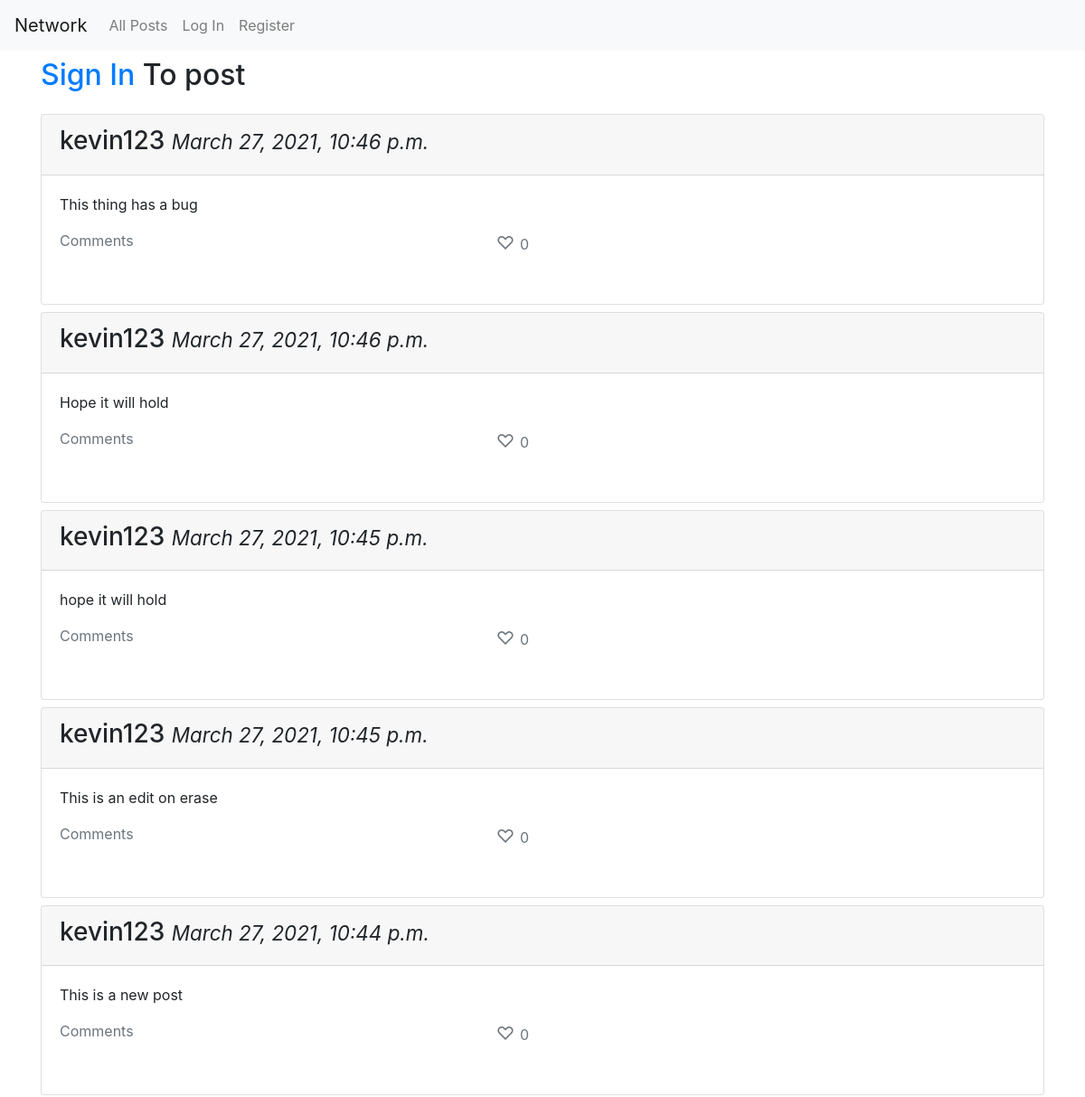
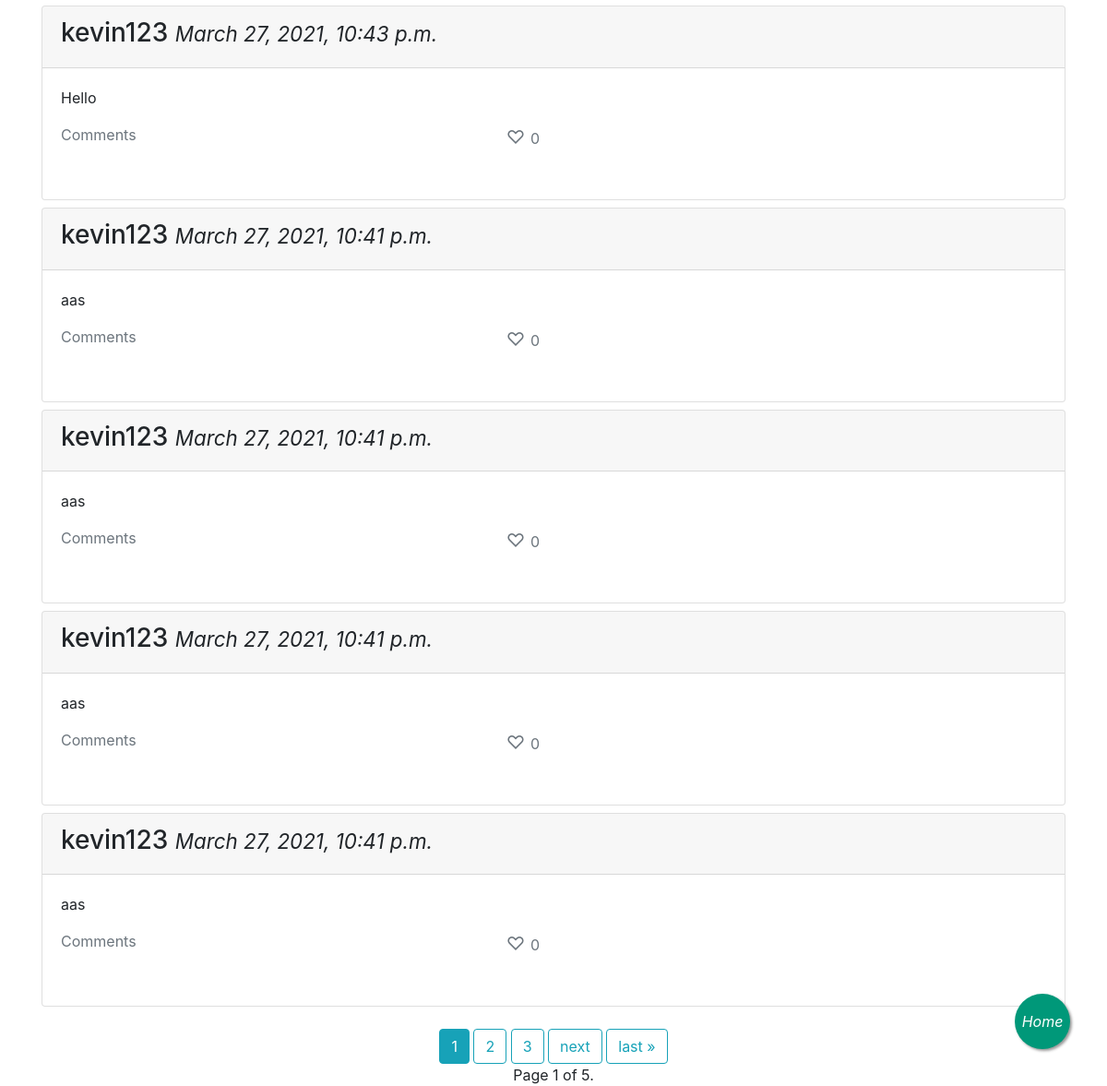
The app's page /, older data (2 pictures, top to bottom).
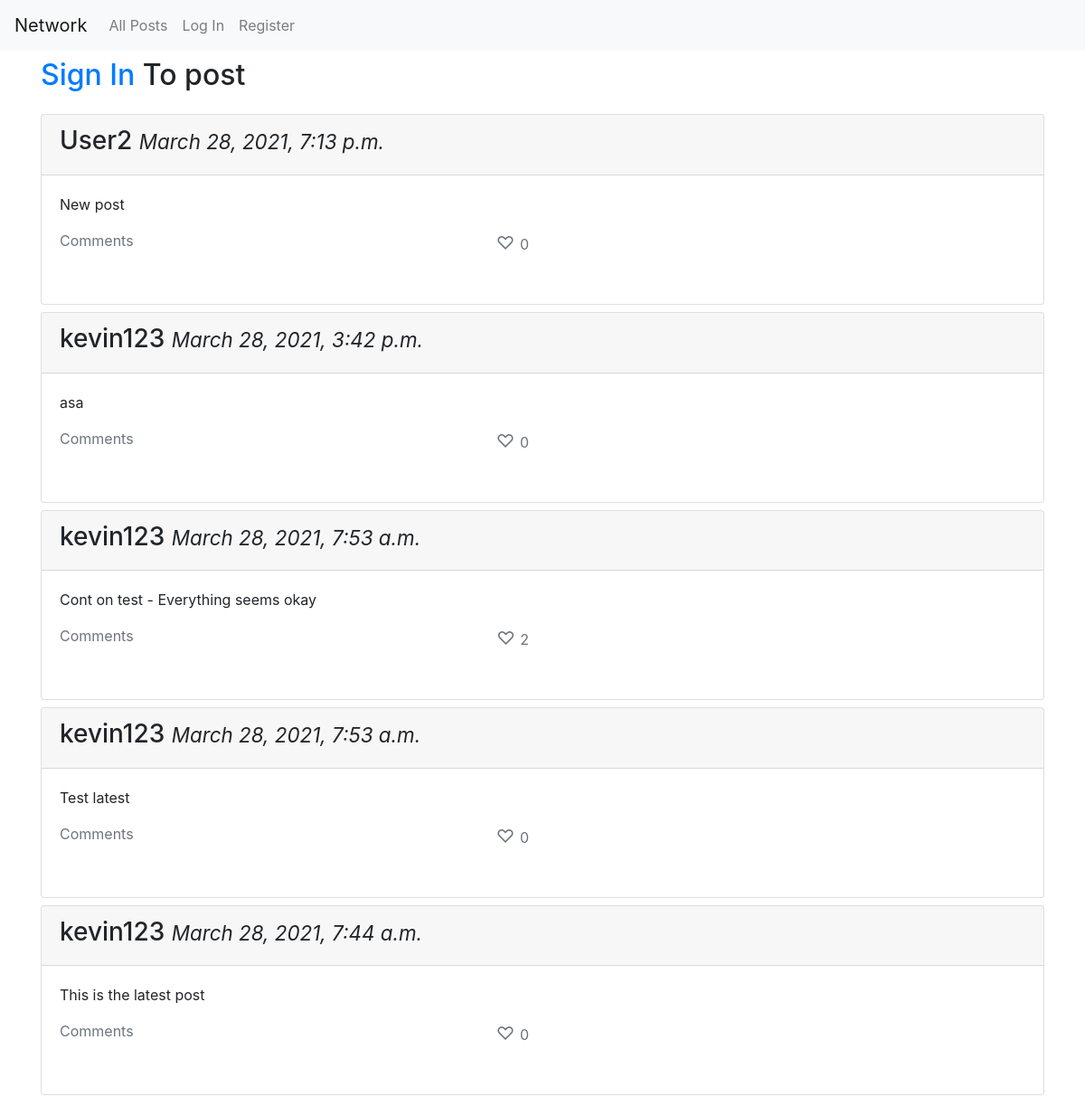
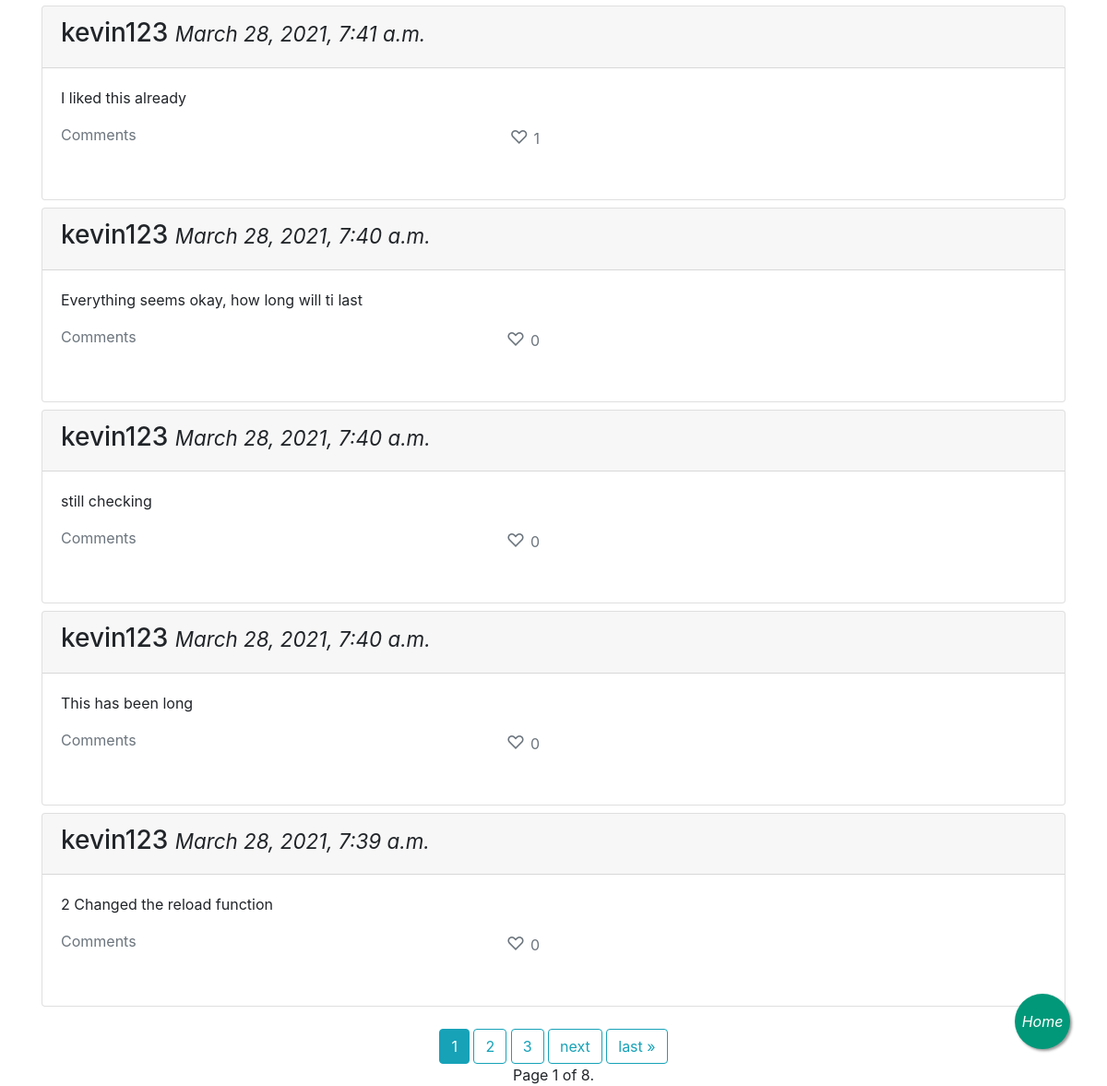
The same page, newer data (2 pictures, top to bottom).
### network/models.py (models this page shows, shortened)
class Posts(models.Model):
    posterUsername = models.ForeignKey(User, on_delete=models.CASCADE, related_name="post_creator")
    postContent = models.CharField(max_length=64)
    dateTime =  models.DateTimeField(auto_now_add=True)
    likers = models.ManyToManyField(User, related_name="post_likers")
    like = models.IntegerField()

class User(AbstractUser):
    pass

### network/views.py (the view)
# urls.py: path("", views.index, name="index"),
def index(request):
    posts = Posts.objects.all()
    posts = posts.order_by("-dateTime").all()
    paginator = Paginator(posts, 10)
    page_number = request.GET.get('page')
    page_obj = paginator.get_page(page_number)
    return render(request, "network/index.html",{
        "posts": page_obj,
    })

### network/templates/network/index.html (shortened to what the changed rows need)
{% extends "network/layout.html" %}
{% block body %}
    <div class="container">
        {%if request.path == "/" %}
        {% if user.is_authenticated %}
        <div id="create" class="border p-3 mt-4">
            <div>
                <h2>New Post</h2>
            </div>
            <div id="post_form">
                <form id = "form">
                    {% csrf_token %}
                    <div class="form-group">
                        <textarea name="postArea" id="postContent" cols="10" rows="2" class="form-control" required></textarea>
                        <input class="btn btn-primary mt-2" type="submit" value="Post">
                    </div>
                </form>
            </div>
        </div>
        {%else%}
        <div class="mt-2">
            <h2><a href="{% url 'login' %}">Sign In </a> To post</h2>
        </div>
        {%endif%}
        {%endif%}
        <div id="display_posts" class="mt-4">
            {% for post in posts %}
            <div class="card mt-2" id="post{{post.id}}">
                <div id="postbody">
                    <div class="card-header">
                        <h3 class="media-heading">
                            <span id="posterUsername" data-idno="{{post.posterUsername}}" >{{post.posterUsername}}</span>
                            <small><i>{{post.dateTime}}</i></small>
                        </h3>
                    </div>
                    <div class="card-body mb-3">
                        <p id="postcontent">{{post.postContent}}</p>
                        <div class="row justify-content-between">
                            <div class="col-6 text-muted ml-0 row justify-content-between">
                                <p class="comments" onclick="showcomments('{{post.id}}')">Comments</p>
                                {% if user in post.likers.all %}
                                <p id="likediv">
                                    <span id="heartIcon" onclick="likepost('{{post.id}}')" class="red rounded-circle likedicon">&#x2665; </span>
                                    <span id="likeno" class="red likedicon">{{post.like}}</span>
                                </p>
                                {%else%}
                                <p id="likediv">
                                    <span id="heartIcon" class="unlikedicon" onclick="likepost('{{post.id}}')">&#x2661; </span>
                                    <span id="likeno" class="unlikedicon" >{{post.like}}</span>
                                </p>
                                {%endif%}
                            </div>
                        </div>
                    </div>
                </div>
            </div>
            {%endfor%}
        </div>
        {% if posts %}
        <div class="d-flex justify-content-center">
            <div>
            <div class="pagination ">
                <span class="step-links">
                    <span class="current">
                        {% for num in posts.paginator.page_range %}
                            {% if posts.number == num %}
                                <a class="btn btn-info mt-4" href="{{ request.path }}?page={{ num }}">{{ num }}</a>
                            {% elif num > posts.number|add:'-3' and num < posts.number|add:'3' %}
                                <a class="btn btn-outline-info mt-4" href="{{ request.path }}?page={{ num }}">{{ num }}</a>
                            {% endif %}
                        {% endfor %}
                    </span>
                    {% if posts.has_next %}
                        <a class="btn btn-outline-info mt-4" href="{{ request.path }}?page={{ posts.next_page_number }}">next</a>
                        <a class="btn btn-outline-info mt-4" href="{{ request.path }}?page={{ posts.paginator.num_pages }}">last &raquo;</a>
                    {% endif %}
                </span>
            </div>
            <div id="pageNo" class="d-flex justify-content-center">
                <span class="current">
                    Page {{ posts.number }} of {{ posts.paginator.num_pages }}.
                </span>
            </div>
        </div>
       {%else%}
       <div><h3>No Posts Available</h3></div>
       {%endif%}
        </div>
    </div>
{% endblock %}

Row changes from the older to the newer data that the page shows:
no longer on this page (row unchanged): Posts: posterUsername "kevin123", dateTime "March 27, 2021, 10:46 p.m.", postContent "This thing has a bug", like "0"
no longer on this page (row unchanged): Posts: posterUsername "kevin123", dateTime "March 27, 2021, 10:46 p.m.", postContent "Hope it will hold", like "0"
no longer on this page (row unchanged): Posts: posterUsername "kevin123", dateTime "March 27, 2021, 10:45 p.m.", postContent "hope it will hold", like "0"
no longer on this page (row unchanged): Posts: posterUsername "kevin123", dateTime "March 27, 2021, 10:45 p.m.", postContent "This is an edit on erase", like "0"
no longer on this page (row unchanged): Posts: posterUsername "kevin123", dateTime "March 27, 2021, 10:44 p.m.", postContent "This is a new post", like "0"
no longer on this page (row unchanged): Posts: posterUsername "kevin123", dateTime "March 27, 2021, 10:43 p.m.", postContent "Hello", like "0"
no longer on this page (row unchanged): Posts: posterUsername "kevin123", dateTime "March 27, 2021, 10:41 p.m.", postContent "aas", like "0"
no longer on this page (row unchanged): Posts: posterUsername "kevin123", dateTime "March 27, 2021, 10:41 p.m.", postContent "aas", like "0"
no longer on this page (row unchanged): Posts: posterUsername "kevin123", dateTime "March 27, 2021, 10:41 p.m.", postContent "aas", like "0"
no longer on this page (row unchanged): Posts: posterUsername "kevin123", dateTime "March 27, 2021, 10:41 p.m.", postContent "aas", like "0"
added Posts: posterUsername "User2", dateTime "March 28, 2021, 7:13 p.m.", postContent "New post", like "0"
added Posts: posterUsername "kevin123", dateTime "March 28, 2021, 3:42 p.m.", postContent "asa", like "0"
added Posts: posterUsername "kevin123", dateTime "March 28, 2021, 7:53 a.m.", postContent "Cont on test - Everything seems okay", like "2"
added Posts: posterUsername "kevin123", dateTime "March 28, 2021, 7:53 a.m.", postContent "Test latest", like "0"
added Posts: posterUsername "kevin123", dateTime "March 28, 2021, 7:44 a.m.", postContent "This is the latest post", like "0"
added Posts: posterUsername "kevin123", dateTime "March 28, 2021, 7:41 a.m.", postContent "I liked this already", like "1"
added Posts: posterUsername "kevin123", dateTime "March 28, 2021, 7:40 a.m.", postContent "Everything seems okay, how long will ti last", like "0"
added Posts: posterUsername "kevin123", dateTime "March 28, 2021, 7:40 a.m.", postContent "still checking", like "0"
added Posts: posterUsername "kevin123", dateTime "March 28, 2021, 7:40 a.m.", postContent "This has been long", like "0"
added Posts: posterUsername "kevin123", dateTime "March 28, 2021, 7:39 a.m.", postContent "2 Changed the reload function", like "0"
Text that changed along with them:
{{ posts.paginator.num_pages }}: "5" → "8"
